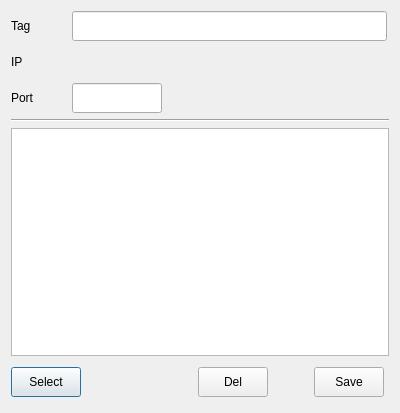
<?xml version="1.0" encoding="UTF-8"?>
<ui version="4.0">
 <class>AddRgaDlg</class>
 <widget class="QDialog" name="AddRgaDlg">
  <property name="geometry">
   <rect>
    <x>0</x>
    <y>0</y>
    <width>400</width>
    <height>413</height>
   </rect>
  </property>
  <property name="minimumSize">
   <size>
    <width>400</width>
    <height>350</height>
   </size>
  </property>
  <property name="maximumSize">
   <size>
    <width>400</width>
    <height>16777215</height>
   </size>
  </property>
  <property name="windowTitle">
   <string>RGA communication</string>
  </property>
  <property name="windowIcon">
   <iconset resource="../resources/resources.qrc">
    <normaloff>:/Resource/Picture/svg/data_transfer.svg</normaloff>:/Resource/Picture/svg/data_transfer.svg</iconset>
  </property>
  <property name="windowOpacity">
   <double>1.000000000000000</double>
  </property>
  <layout class="QGridLayout" name="gridLayout">
   <item row="2" column="0">
    <layout class="QHBoxLayout" name="horizontalLayout_2">
     <item>
      <widget class="QLabel" name="label_2">
       <property name="minimumSize">
        <size>
         <width>55</width>
         <height>30</height>
        </size>
       </property>
       <property name="maximumSize">
        <size>
         <width>55</width>
         <height>30</height>
        </size>
       </property>
       <property name="text">
        <string>Port</string>
       </property>
      </widget>
     </item>
     <item>
      <widget class="QLineEdit" name="le_port">
       <property name="minimumSize">
        <size>
         <width>90</width>
         <height>30</height>
        </size>
       </property>
       <property name="maximumSize">
        <size>
         <width>90</width>
         <height>30</height>
        </size>
       </property>
       <property name="toolTip">
        <string>RGA 端口. 默认: 80</string>
       </property>
      </widget>
     </item>
     <item>
      <spacer name="horizontalSpacer_3">
       <property name="orientation">
        <enum>Qt::Horizontal</enum>
       </property>
       <property name="sizeHint" stdset="0">
        <size>
         <width>40</width>
         <height>20</height>
        </size>
       </property>
      </spacer>
     </item>
    </layout>
   </item>
   <item row="4" column="0">
    <widget class="QTableWidget" name="tbl_rgas"/>
   </item>
   <item row="5" column="0">
    <layout class="QHBoxLayout" name="horizontalLayout_9">
     <property name="topMargin">
      <number>5</number>
     </property>
     <property name="rightMargin">
      <number>5</number>
     </property>
     <property name="bottomMargin">
      <number>5</number>
     </property>
     <item>
      <widget class="QPushButton" name="btn_sel">
       <property name="minimumSize">
        <size>
         <width>70</width>
         <height>30</height>
        </size>
       </property>
       <property name="maximumSize">
        <size>
         <width>70</width>
         <height>30</height>
        </size>
       </property>
       <property name="text">
        <string>Select</string>
       </property>
      </widget>
     </item>
     <item>
      <spacer name="horizontalSpacer_2">
       <property name="orientation">
        <enum>Qt::Horizontal</enum>
       </property>
       <property name="sizeHint" stdset="0">
        <size>
         <width>40</width>
         <height>20</height>
        </size>
       </property>
      </spacer>
     </item>
     <item>
      <widget class="QPushButton" name="btn_del">
       <property name="minimumSize">
        <size>
         <width>70</width>
         <height>30</height>
        </size>
       </property>
       <property name="maximumSize">
        <size>
         <width>70</width>
         <height>30</height>
        </size>
       </property>
       <property name="text">
        <string>Del</string>
       </property>
      </widget>
     </item>
     <item>
      <spacer name="horizontalSpacer_4">
       <property name="orientation">
        <enum>Qt::Horizontal</enum>
       </property>
       <property name="sizeType">
        <enum>QSizePolicy::Fixed</enum>
       </property>
       <property name="sizeHint" stdset="0">
        <size>
         <width>40</width>
         <height>20</height>
        </size>
       </property>
      </spacer>
     </item>
     <item>
      <widget class="QPushButton" name="btn_save">
       <property name="minimumSize">
        <size>
         <width>70</width>
         <height>30</height>
        </size>
       </property>
       <property name="maximumSize">
        <size>
         <width>70</width>
         <height>30</height>
        </size>
       </property>
       <property name="text">
        <string>Save</string>
       </property>
      </widget>
     </item>
    </layout>
   </item>
   <item row="3" column="0">
    <widget class="Line" name="line">
     <property name="minimumSize">
      <size>
       <width>10</width>
       <height>0</height>
      </size>
     </property>
     <property name="orientation">
      <enum>Qt::Horizontal</enum>
     </property>
    </widget>
   </item>
   <item row="1" column="0">
    <layout class="QHBoxLayout" name="horizontalLayout">
     <item>
      <widget class="QLabel" name="label">
       <property name="minimumSize">
        <size>
         <width>55</width>
         <height>30</height>
        </size>
       </property>
       <property name="maximumSize">
        <size>
         <width>55</width>
         <height>30</height>
        </size>
       </property>
       <property name="text">
        <string>IP</string>
       </property>
      </widget>
     </item>
     <item>
      <widget class="IPAddress" name="ip_widget" native="true">
       <property name="minimumSize">
        <size>
         <width>315</width>
         <height>30</height>
        </size>
       </property>
       <property name="maximumSize">
        <size>
         <width>315</width>
         <height>30</height>
        </size>
       </property>
       <property name="toolTip">
        <string>RGA IP地址. 默认: 192.168.1.100</string>
       </property>
      </widget>
     </item>
    </layout>
   </item>
   <item row="0" column="0">
    <layout class="QHBoxLayout" name="horizontalLayout_4">
     <item>
      <widget class="QLabel" name="label_4">
       <property name="minimumSize">
        <size>
         <width>55</width>
         <height>30</height>
        </size>
       </property>
       <property name="maximumSize">
        <size>
         <width>55</width>
         <height>30</height>
        </size>
       </property>
       <property name="text">
        <string>Tag</string>
       </property>
      </widget>
     </item>
     <item>
      <widget class="QLineEdit" name="le_rga_tag">
       <property name="minimumSize">
        <size>
         <width>315</width>
         <height>30</height>
        </size>
       </property>
       <property name="maximumSize">
        <size>
         <width>315</width>
         <height>30</height>
        </size>
       </property>
       <property name="toolTip">
        <string>RGA标签</string>
       </property>
      </widget>
     </item>
    </layout>
   </item>
  </layout>
 </widget>
 <customwidgets>
  <customwidget>
   <class>IPAddress</class>
   <extends>QWidget</extends>
   <header>ipaddress.h</header>
   <container>1</container>
  </customwidget>
 </customwidgets>
 <resources>
  <include location="../resources/resources.qrc"/>
 </resources>
 <connections/>
</ui>
